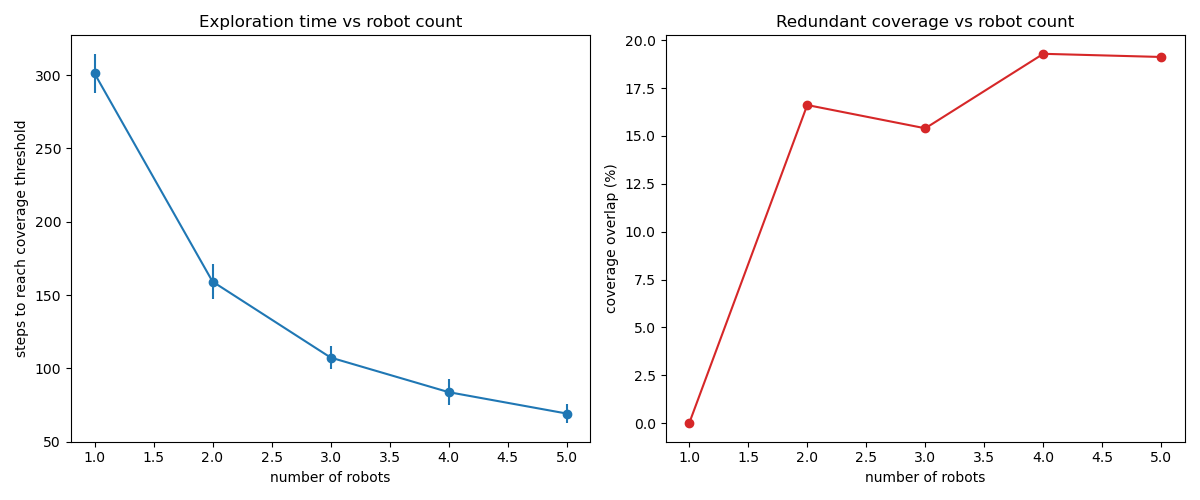

The script that saved this image:
#!/usr/bin/env python3
"""
Day 5 build-tiny: exploration scaling experiment.

Extends Day 4's Voronoi-partitioned exploration into an actual
TIME-STEPPED simulation -- robots move toward their nearest owned
frontier, "sense" a radius around themselves (marking unknown cells
free), and repeat until the map is mostly explored. Run this with
different robot counts (1..5) to measure:
  - exploration time (steps to reach the coverage threshold)
  - speedup = time(1 robot) / time(N robots)
  - coverage overlap = fraction of explored cells "seen" by more than
    one robot's sensor sweep during the run

This is the "does adding robots keep helping" experiment. The plan's
whole point for Day 5: one run per robot count proves nothing --
there's real run-to-run variance (different random start positions),
so this runs multiple trials per N and reports mean +/- stddev, not
a single number pretending to be the answer.

Run:
    python3 exploration_scaling.py
"""
import numpy as np
import matplotlib.pyplot as plt

from cooperative_exploration import (
    FREE, UNKNOWN, OCCUPIED, voronoi_owner, detect_frontiers,
)

GRID_SIZE = 50
SENSOR_RADIUS = 3.0
STEP_SIZE = 2.0
COVERAGE_THRESHOLD = 0.95
MAX_STEPS = 500
N_TRIALS = 5
ROBOT_COUNTS = [1, 2, 3, 4, 5]


def make_exploration_map(size: int, rng: np.random.Generator) -> np.ndarray:
    """
    Provided for you. A mostly-unknown grid with a small FREE "seed"
    in the middle (robots start having already explored a little) and
    a few scattered OCCUPIED obstacles, so paths aren't trivial
    straight lines.

    Takes an explicit `rng` (instead of a hardcoded seed) so each
    trial actually gets a DIFFERENT obstacle layout -- variance across
    trials is the entire point of Day 5's methodology.
    """
    grid = np.full((size, size), UNKNOWN, dtype=int)
    center = size // 2
    grid[center - 3:center + 3, center - 3:center + 3] = FREE
    for _ in range(6):
        r, c = rng.integers(5, size - 5, size=2)
        grid[r:r + 3, c:c + 3] = OCCUPIED
    return grid


def random_start_positions(n_robots: int, size: int, rng: np.random.Generator) -> np.ndarray:
    """
    Provided for you. N robots start spread roughly evenly around the
    center seed, with random angular + radial jitter per trial (pure
    np.linspace angles with no randomness at all would make every
    trial's starting layout identical too).
    """
    center = size // 2
    base_angles = np.linspace(0, 2 * np.pi, n_robots, endpoint=False)
    angles = base_angles + rng.uniform(-0.3, 0.3, size=n_robots)
    radii = rng.uniform(1.5, 3.0, size=n_robots)
    return np.array([
        [center + r * np.sin(a), center + r * np.cos(a)]
        for r, a in zip(radii, angles)
    ])


def sense(grid: np.ndarray, position: np.ndarray, radius: float,
          discovered_by: list, robot_idx: int):
    """
    Mark every UNKNOWN cell within `radius` of `position` as FREE, and
    record that `robot_idx`'s sensor swept every cell in that radius
    (whether it was UNKNOWN or already FREE) -- you need that
    bookkeeping for the overlap metric later. Modifies `grid` and
    `discovered_by` IN PLACE; no return value needed.

    `discovered_by` is a GRID_SIZE x GRID_SIZE list-of-lists, where
    discovered_by[row][col] is a python set() of robot indices that
    have sensed that cell at some point in the run.

    TODO(you):
      1. Get a bounding box of cells to check: rows from
         floor(position[0]-radius) to ceil(position[0]+radius),
         same for columns. Clip to valid grid indices (0 to
         grid.shape[0]-1 / grid.shape[1]-1) -- same edge-guarding
         idea as Day 4's frontier detection, just a box instead of
         4 neighbors.
      2. For each (row, col) in that box: compute the actual Euclidean
         distance from (row, col) to `position`. Skip it if that
         distance is > radius (the bounding box is a square, but the
         sensor coverage should be a circle).
      3. discovered_by[row][col].add(robot_idx) -- record it regardless
         of the cell's current state.
      4. If grid[row, col] == UNKNOWN, set it to FREE.
    """
    rows, cols = grid.shape
    r0 = max(0, int(np.floor(position[0] - radius)))
    r1 = min(rows - 1, int(np.ceil(position[0] + radius)))
    c0 = max(0, int(np.floor(position[1] - radius)))
    c1 = min(cols - 1, int(np.ceil(position[1] + radius)))

    for row in range(r0, r1 + 1):
        for col in range(c0, c1 + 1):
            dist = np.hypot(row - position[0], col - position[1])
            if dist > radius:
                continue
            discovered_by[row][col].add(robot_idx)
            if grid[row, col] == UNKNOWN:
                grid[row, col] = FREE


def nearest_owned_frontier(position: np.ndarray, frontiers: list,
                            robot_idx: int, robot_positions: np.ndarray):
    """
    Among the frontiers THIS robot owns (by Voronoi ownership), return
    the (row, col) of the closest one to `position` as a float array.
    Return None if this robot owns no frontiers right now (its whole
    region is already explored).

    TODO(you):
      1. Filter `frontiers` (a list of (row, col) tuples) down to the
         ones where voronoi_owner(np.array(f), robot_positions) ==
         robot_idx -- reusing the exact function from Day 4.
      2. If that filtered list is empty, return None.
      3. Otherwise, find the closest one to `position` (Euclidean
         distance -- same argmin pattern as voronoi_owner itself) and
         return it as a float np.array.
    """
    owned = [f for f in frontiers
             if voronoi_owner(np.array(f, dtype=float), robot_positions) == robot_idx]
    if not owned:
        return None
    owned_arr = np.array(owned, dtype=float)
    distances = np.linalg.norm(owned_arr - position, axis=1)
    return owned_arr[np.argmin(distances)]


def step_toward(position: np.ndarray, target: np.ndarray, step_size: float) -> np.ndarray:
    """
    Move `position` at most `step_size` units toward `target`, without
    overshooting it.

    TODO(you):
      1. direction = target - position
      2. distance = np.linalg.norm(direction)
      3. If distance <= step_size, you'd overshoot -- just return
         `target` directly.
      4. Otherwise return position + step_size * (direction / distance)
         -- a unit vector toward the target, scaled to step_size.
    """
    direction = target - position
    distance = np.linalg.norm(direction)
    if distance <= step_size:
        return np.array(target, dtype=float)
    return position + step_size * (direction / distance)


def run_exploration(n_robots: int, rng: np.random.Generator) -> dict:
    """
    Run ONE full exploration trial with n_robots. Returns a dict:
    {'steps': int, 'overlap': float, 'coverage': float}.

    TODO(you):
      1. grid = make_exploration_map(GRID_SIZE)
      2. positions = random_start_positions(n_robots, GRID_SIZE)
      3. discovered_by = [[set() for _ in range(GRID_SIZE)] for _ in range(GRID_SIZE)]
      4. total_explorable = (grid != OCCUPIED).sum() -- occupied cells
         can never become FREE, so don't count them toward coverage.
      5. For step in range(MAX_STEPS):
           a. Call sense() for every robot at its CURRENT position
              first, before moving anyone -- a real robot's sensor
              runs continuously, not just after arriving somewhere.
           b. coverage = (grid != UNKNOWN).sum() / total_explorable.
              If coverage >= COVERAGE_THRESHOLD: stop, this is your
              final step count.
           c. frontiers = detect_frontiers(grid)
           d. For each robot: target = nearest_owned_frontier(...).
              If target is not None, move that robot with
              step_toward(). If target IS None (nothing left in its
              region), leave it where it is this step.
      6. After the loop ends (by threshold or MAX_STEPS): compute
         overlap = fraction of explored, non-occupied cells whose
         discovered_by set has length > 1.
      7. Return {'steps': <the step count>, 'overlap': overlap,
         'coverage': coverage}. Hitting MAX_STEPS without reaching
         the threshold is still valid data -- it just means that
         trial didn't finish in time, which is itself informative.
    """
    grid = make_exploration_map(GRID_SIZE, rng)
    positions = random_start_positions(n_robots, GRID_SIZE, rng)
    discovered_by = [[set() for _ in range(GRID_SIZE)] for _ in range(GRID_SIZE)]
    total_explorable = (grid != OCCUPIED).sum()

    coverage = (grid != UNKNOWN).sum() / total_explorable
    step = 0
    for step in range(MAX_STEPS):
        for i in range(n_robots):
            sense(grid, positions[i], SENSOR_RADIUS, discovered_by, i)

        coverage = (grid != UNKNOWN).sum() / total_explorable
        if coverage >= COVERAGE_THRESHOLD:
            break

        frontiers = detect_frontiers(grid)

        for i in range(n_robots):
            target = nearest_owned_frontier(positions[i], frontiers, i, positions)
            if target is not None:
                positions[i] = step_toward(positions[i], target, STEP_SIZE)

    explored_mask = (grid != UNKNOWN) & (grid != OCCUPIED)
    explored_count = int(explored_mask.sum())
    overlap_count = 0
    rows, cols = grid.shape
    for row in range(rows):
        for col in range(cols):
            if explored_mask[row, col] and len(discovered_by[row][col]) > 1:
                overlap_count += 1
    overlap = overlap_count / explored_count if explored_count > 0 else 0.0

    return {'steps': step, 'overlap': overlap, 'coverage': coverage}


# ---------------------------------------------------------------------------
# Orchestration + plotting -- plumbing, not the interesting part.
# ---------------------------------------------------------------------------

def run_all_trials():
    results = {n: [] for n in ROBOT_COUNTS}
    for n_robots in ROBOT_COUNTS:
        for trial in range(N_TRIALS):
            # Each (n_robots, trial) pair gets its OWN independent
            # generator. Seeding by trial index alone (reusing the same
            # seed across different n_robots) would keep the map/obstacle
            # layout identical across robot counts, which is actually
            # desirable here -- it means differences in `steps` are
            # attributable to n_robots, not to also getting an easier or
            # harder random map. Mixing in n_robots would remove that
            # control and make the comparison less clean.
            rng = np.random.default_rng(trial)
            result = run_exploration(n_robots, rng)
            results[n_robots].append(result)
            print(f'n={n_robots} trial={trial}: steps={result["steps"]}, '
                  f'overlap={result["overlap"]:.1%}, coverage={result["coverage"]:.1%}')
    return results


def summarize_and_plot(results: dict):
    ns = sorted(results.keys())
    mean_steps = [np.mean([r['steps'] for r in results[n]]) for n in ns]
    std_steps = [np.std([r['steps'] for r in results[n]]) for n in ns]
    mean_overlap = [np.mean([r['overlap'] for r in results[n]]) for n in ns]

    baseline = mean_steps[0]
    print('\n--- Scaling summary ---')
    print(f'{"N":>3} {"steps (mean +/- std)":>24} {"speedup":>10} {"overlap":>10}')
    for i, n in enumerate(ns):
        speedup = baseline / mean_steps[i]
        print(f'{n:>3} {mean_steps[i]:>12.1f} +/- {std_steps[i]:<8.1f} '
              f'{speedup:>9.2f}x {mean_overlap[i]:>9.1%}')

    fig, (ax1, ax2) = plt.subplots(1, 2, figsize=(12, 5))
    ax1.errorbar(ns, mean_steps, yerr=std_steps, marker='o')
    ax1.set_xlabel('number of robots')
    ax1.set_ylabel('steps to reach coverage threshold')
    ax1.set_title('Exploration time vs robot count')

    ax2.plot(ns, [m * 100 for m in mean_overlap], marker='o', color='tab:red')
    ax2.set_xlabel('number of robots')
    ax2.set_ylabel('coverage overlap (%)')
    ax2.set_title('Redundant coverage vs robot count')

    plt.tight_layout()
    plt.savefig('exploration_scaling.png')
    plt.close()
    print('\nSaved exploration_scaling.png')


def main():
    results = run_all_trials()
    summarize_and_plot(results)


if __name__ == '__main__':
    main()
